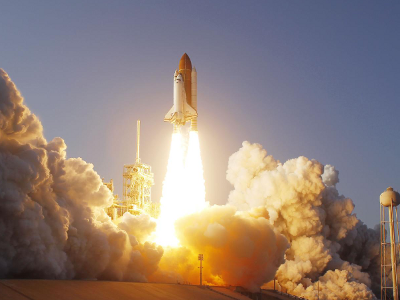
#> input picture essai.png, 400 x 300 px
$ python part4.py
#> lines starting #> are read from the running program, lines starting #| are printed output that depends on the picture
#> further down, image is the input picture: shape (300, 400, 3) float32; mean R, G, B 0.571, 0.504, 0.472
    # Librairies pour afficher les images & gérer les matrices
import matplotlib.pyplot as plt
import matplotlib.image as mpimg
import numpy as np
import math

from part2 import bidiagonal_transformation
# from part3 import QRDecomposition

# Transforme A en A = U * S * V
def factorisation_SVD(A):
    (n, m) = (A.shape[0], A.shape[1])

    # Récupération de la bidiagonale
    U,S,V = bidiagonal_transformation(A, n, m)

    # Application des transformations QR sur la matrice bidiagonale
    while np.linalg.norm(np.diag(S,1))/np.linalg.norm(np.diag(S)) > 1e-2:
        Q1,R1=np.linalg.qr(S.T)
        Q2,R2=np.linalg.qr(R1.T)
        S=R2
        U=np.dot(U,Q2)
        V=np.dot(Q1.T,V)
    return (U, S, V)


# Compresse l'image représenté par la matrice A par un coefficient k
def compress(image, k):
#> called with k = 10
    A=np.copy(image)
    # Récupération de la matrice bidiagonale
    (n, m) = (A.shape[0], A.shape[1])
#> n = 300; m = 400

    R = np.zeros((n, m))
    G = np.zeros((n, m))
    B = np.zeros((n, m))

    # Créer 3 matrices RGB
    for i in range(n):
        for j in range(m):
            R[i][j] = A[i][j][0]
            G[i][j] = A[i][j][1]
            B[i][j] = A[i][j][2]
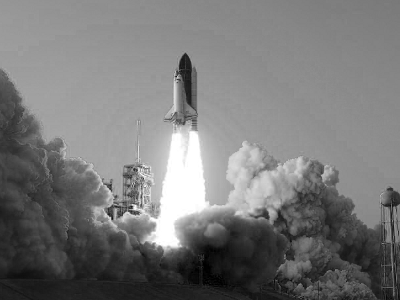
#> B: shape (300, 400) float64; min 0, max 1, mean 0.472
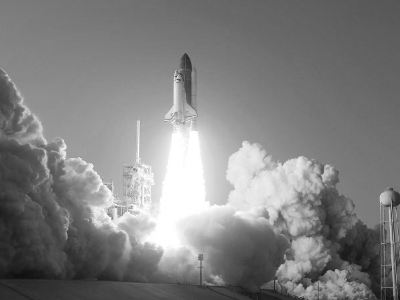
#> G: shape (300, 400) float64; min 0.0588, max 1, mean 0.504
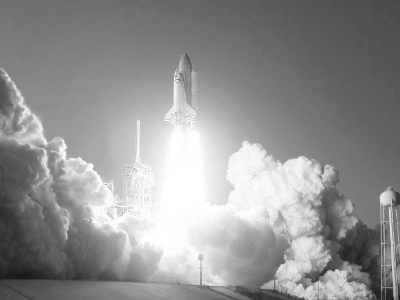
#> R: shape (300, 400) float64; min 0.0902, max 1, mean 0.571

    #Applique transformations SVD
    # (U_R, S_R, V_R) = factorisation_SVD(R)
    # (U_G, S_G, V_G) = factorisation_SVD(G)
    # (U_B, S_B, V_B) = factorisation_SVD(B)

    #On utilise la factorisation SVD de Numpy pour des soucis d'optimisations (On obtient des résultats plus rapides donc on peut affiner la précision)
    (U_R, S_R, V_R) = np.linalg.svd(R)
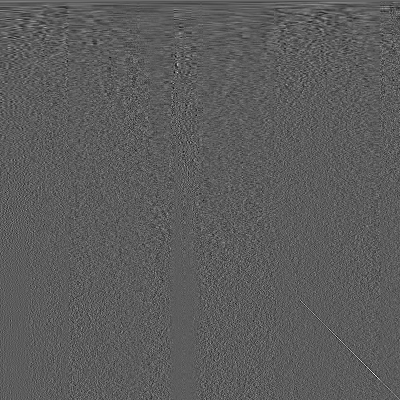
#> V_R: shape (400, 400) float64; min -0.317, max 0.555, mean 0.000176; drawn with min black and max white
#> S_R = 300 values, max 207.7 at index 0, min 0.00836 at index 299, mean 1.4
    (U_G, S_G, V_G) = np.linalg.svd(G)
#> S_G = 300 values, max 183.7 at index 0, min 0.00821 at index 299, mean 1.32
    (U_B, S_B, V_B) = np.linalg.svd(B)
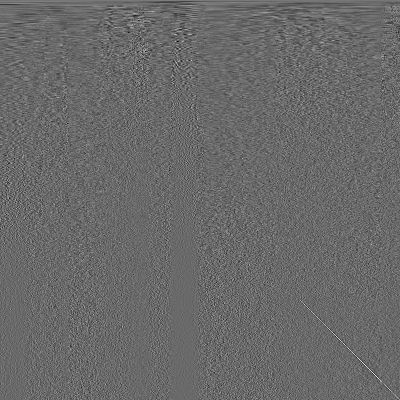
#> V_B: shape (400, 400) float64; min -0.361, max 0.509, mean 0.000142; drawn with min black and max white
#> S_B = 300 values, max 173.9 at index 0, min 0.00834 at index 299, mean 1.32

    # Récuperation des matrices RGB
    R = np.dot(np.dot(U_R[:,:k], np.diag(S_R[:k])), V_R[:k,:])
    G = np.dot(np.dot(U_G[:,:k], np.diag(S_G[:k])), V_G[:k,:])
    B = np.dot(np.dot(U_B[:,:k], np.diag(S_B[:k])), V_B[:k,:])

    # Insertion des valeurs précédemment calculés
    for i in range(n):
        for j in range(m):
            A[i][j][0] = R[i][j]
            A[i][j][1] = G[i][j]
            A[i][j][2] = B[i][j]
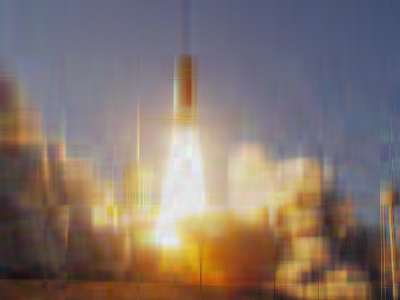
#> A: shape (300, 400, 3) float32; mean R, G, B 0.571, 0.504, 0.472; drawn with min black and max white

    return A

def distance_images(M_normal, M_compressed):
    n  = np.shape(M_normal)[0]
    m = np.shape(M_normal)[1]
    distance = 0

        #Calcul de la distance euclidienne
    for i in range(n):
        for j in range(m):
            for k in range (3):
                distance += (M_normal[i][j][k] - M_compressed[i][j][k])**2

    return math.sqrt(distance)

def Efficiency_kCompress(M_normal):

        #Apparition du graphe

    #*
    # * x ne doit pas être supérieur au minimum (longueur, largeur) de l'image
    # * Ceci est lié au produit des matrices dans la réunion des matrices gérés par la facto SVD
    #*
    x = range(1, 300, 5)

    plt.plot(x, [distance_images(M_normal, compress(M_normal, k)) for k in x ])
    plt.xlabel("Rang de compression k")
    plt.ylabel("Distance euclidienne entre les images")
    plt.show()


image = mpimg.imread("essai.png")

        # Calcul distance
# ====================
"""
Efficiency_kCompress(image)
"""

# ====================


        # TESTS
# ====================

    # Calcule compression de l'image

k = 10
compressed_image = compress(image, k)
print(compressed_image)
#> (printed output is left out)

    # Affiche résultats
plt.imshow(image)
plt.savefig("original")

plt.imshow(compressed_image)
plt.savefig('compress')
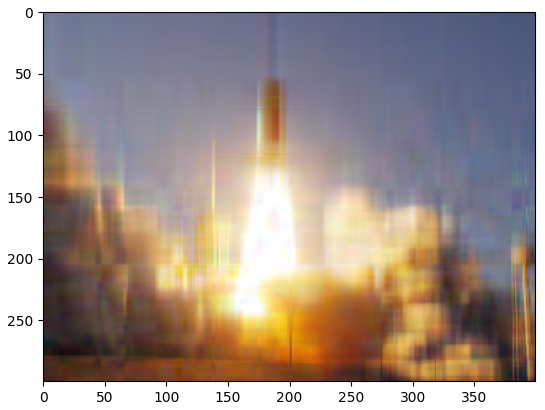
#> figure drawn by matplotlib, 1 panel

# =====================

$ run again, with compress.png copied over essai.png
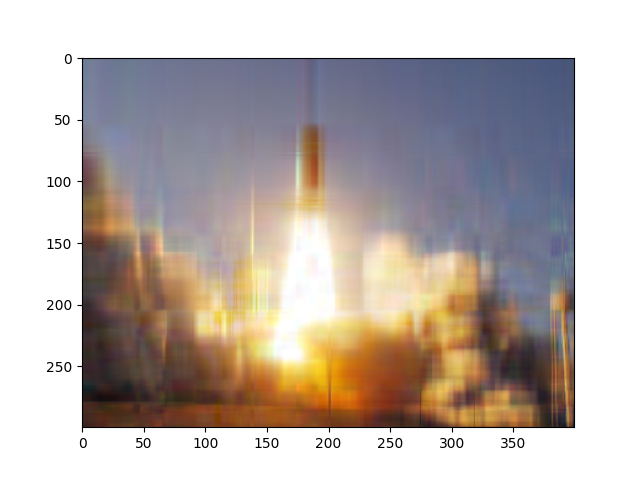
#> input picture compress.png, 640 x 480 px
#> image is the input picture: shape (480, 640, 4) float32; mean R, G, B, A 0.738, 0.698, 0.679, 1
#> S_R = 480 values, max 426.5 at index 0, min 2.36e-14 at index 479, mean 1.55
#> S_G = 480 values, max 408.2 at index 0, min 1.55e-14 at index 479, mean 1.51
#> in compress, `(U_B, S_B, V_B) = np.linalg.svd(B)`:
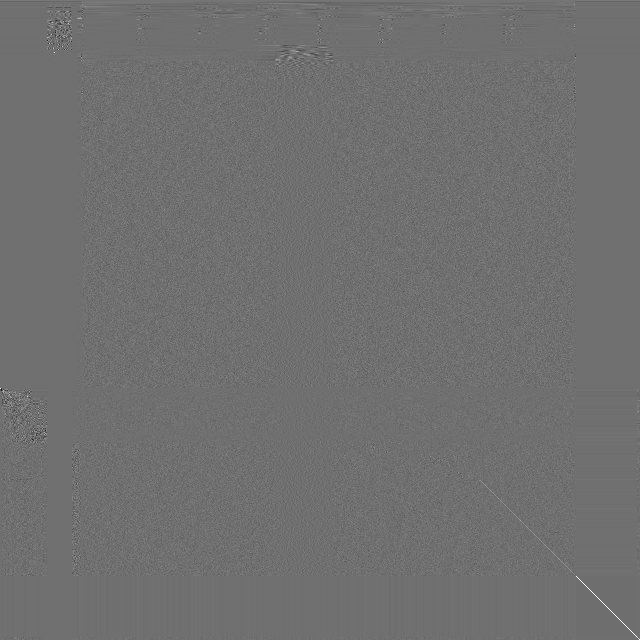
#> V_B: shape (640, 640) float64; min -0.776, max 0.987, mean 7.69e-05; drawn with min black and max white
#> S_B = 480 values, max 400.4 at index 0, min 2.39e-14 at index 479, mean 1.51
#> (printed output is left out)
#> `plt.savefig('compress')`:
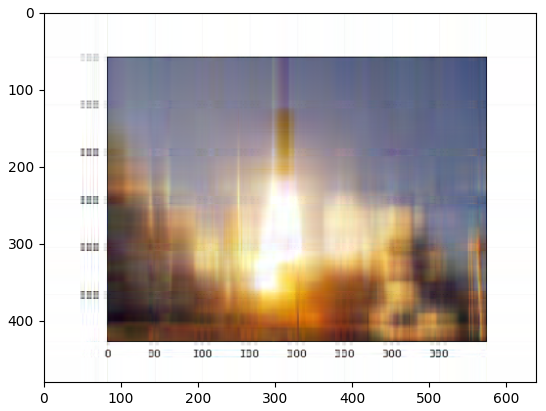
#> figure drawn by matplotlib, 1 panel
